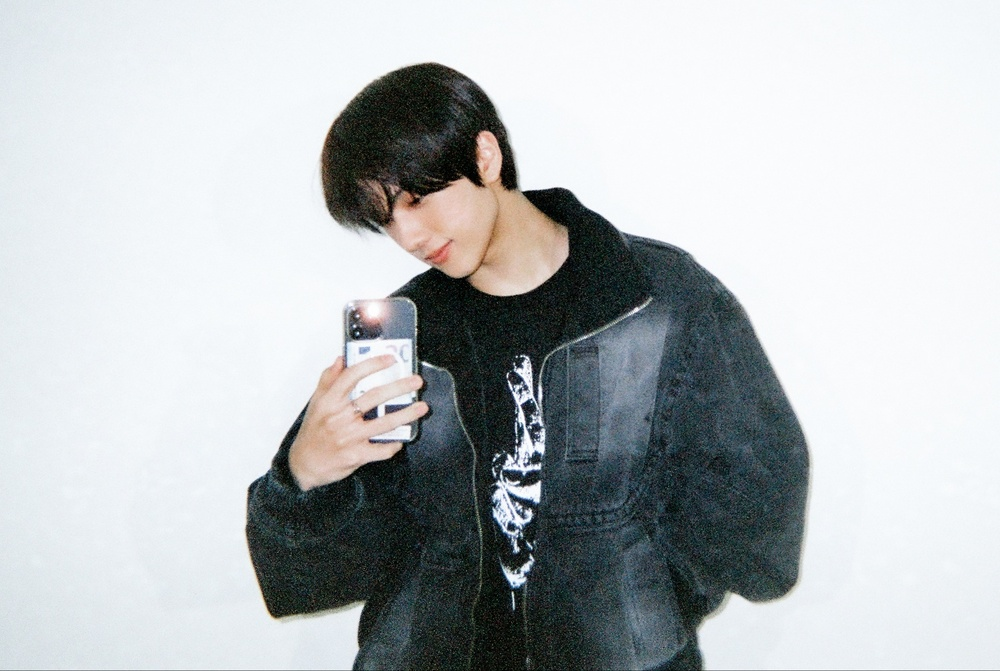
#> input picture birthday0205.jpg, 1000 x 671 px, shrunk from 1500 x 1006 before the run
$ jupyter execute Homework1.ipynb
#> lines starting #> are read from the running program, lines starting #| are printed output that depends on the picture; after the words box and inside, x2 and y2 are one past the last pixel; in counts of white or black regions, pixels touching at a corner belong together
[cell 1]
import cv2
import numpy as np

[cell 2]
img = cv2.imread('birthday0205.jpg')
#> img is the input picture: shape (671, 1000, 3); mean B, G, R 189.3, 187.3, 183
img_copy = img.copy()
def nothing(x):
    pass

##### 마우스 좌표

[cell 3]
event = [i for i in dir(cv2) if'EVENT' in i]
drawing = False #trueifmouseispressed
mode = True #ifTrue,drawrectangle.Press'm'totoggletocurve
ix, iy = -1, -1
font = cv2.FONT_HERSHEY_SIMPLEX

#mouse callback function
def draw_circle(event,x,y,flags,param):
    global ix, iy, drawing, mode

    if event == cv2.EVENT_LBUTTONDOWN:
        drawing = True
        ix, iy = x, y
    elif event == cv2.EVENT_MOUSEMOVE:
        if drawing==True:
            if mode== True:
                cv2.rectangle(img,(ix,iy),(x,y),(0,0,250),-1)
                cv2.putText(img,'Mouse Position ('+str(ix) + ","+str(iy)+")",(10,50), font, 0.7, (0, 0, 255), 1, cv2.LINE_AA)
            else:
                cv2.circle(img,(x,y),5,(0,0,255),-1)

    elif event == cv2.EVENT_LBUTTONUP:
        drawing=False
        if mode== True:
            # [6 lines of commented-out code are left out]
            cv2.addWeighted(img_copy, 0.5, img, 0.5, 0, img)

        else:
            cv2.circle(img,(x,y),5,(0,0,255),-1)

##### 트랙바 추가

[cell 4]
img=cv2.imread('birthday0205.jpg')
cv2.namedWindow('image')
cv2.setMouseCallback('image',draw_circle)


cv2.createTrackbar('median','image',0,10,nothing)   # 0부터 10까지
#> slider 'median' is set to 3

while(1):
    #median_value = cv2.getTrackbarPos('median', 'image')
    m=cv2.getTrackbarPos('median', 'image')
    mimg1=cv2.medianBlur(img, 2*m+1)
    cv2.putText(img, 'Trackbar Value: ' + str(m), (10, 100), font, 0.7, (255, 0, 0), 1, cv2.LINE_AA)
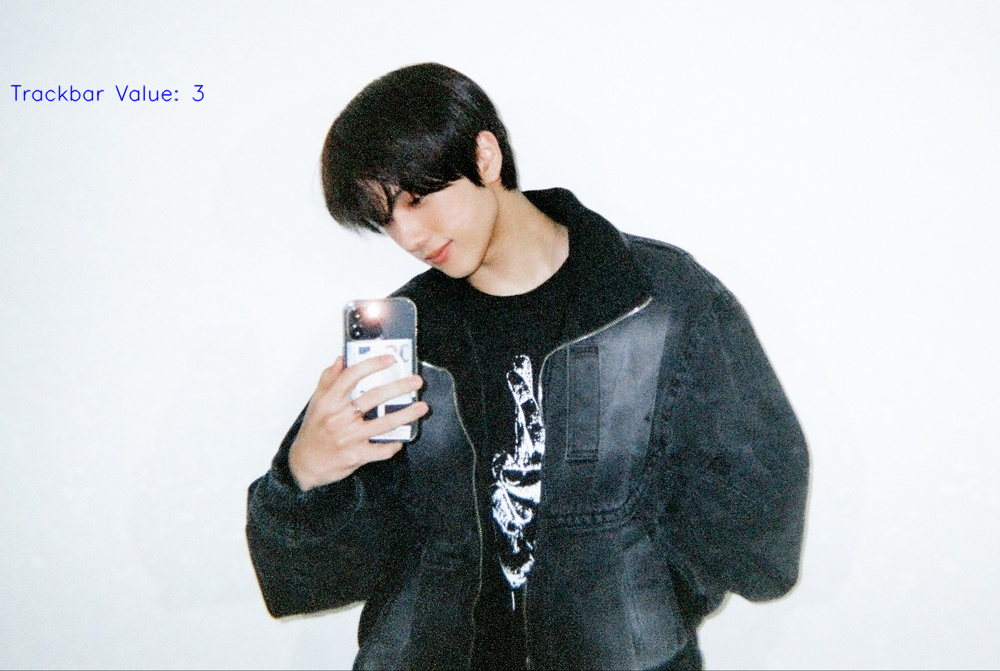
#> img: shape (671, 1000, 3); 0.17% of pixels changed, all inside (x1, y1, x2, y2) = (10, 84, 205, 102)
    cv2.imshow('image',mimg1)
    k=cv2.waitKey(1)&0xFF
#> (key Esc is pressed here)

    cv2.imshow('image', mimg1)

    if k == ord('m'):
        mode = not mode


    elif k == 27:
        break


cv2.destroyAllWindows()


$ run again, with Canopic-Jar.jpg copied over birthday0205.jpg
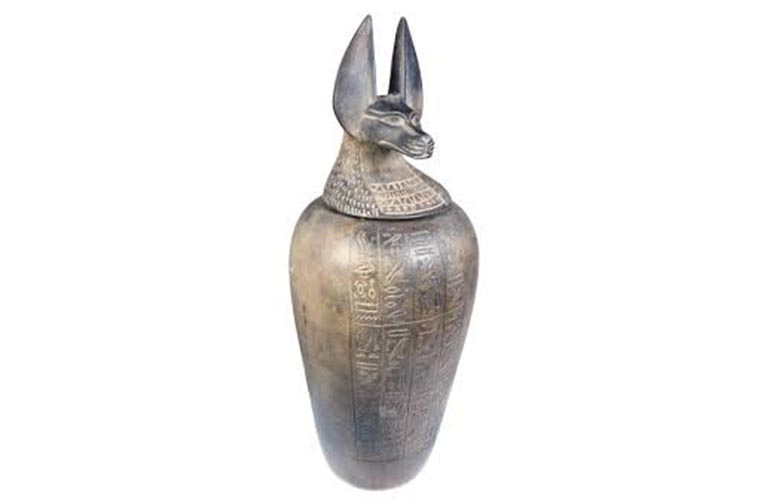
#> input picture Canopic-Jar.jpg, 770 x 500 px
#> img is the input picture: shape (500, 770, 3); mean B, G, R 236.6, 237.4, 238.7
#> `cv2.putText(img, 'Trackbar Value: ' + str(m), (10, 100), font, 0.7, (2..`:
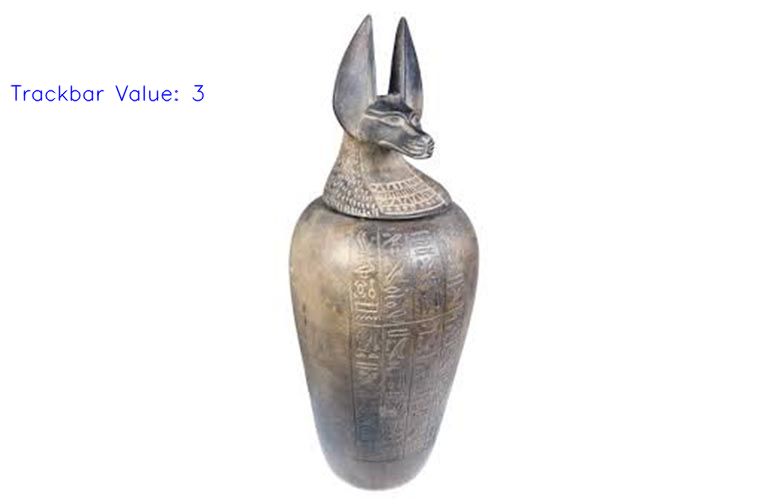
#> img: shape (500, 770, 3); 0.3% of pixels changed, all inside (x1, y1, x2, y2) = (10, 84, 205, 102)
